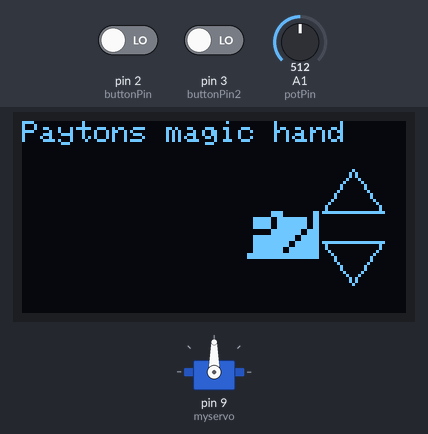
A sketch run on a simulated Arduino Uno, built with avr-gcc and run on an emulated ATmega328P. Shown: servo, 128×64 one-colour display. The inputs (shaded band) are chosen by the test bench; at power-on: A1 (potPin) = 512, pin 2 (buttonPin) LOW, pin 3 (buttonPin2) LOW. At 7.0 s the program stops and its outputs stay as they are.

Above: at 2.3 s.
2.4 s: A1 (potPin) set to 529
3.9 s: A1 (potPin) set to 554
At 5.1 s:
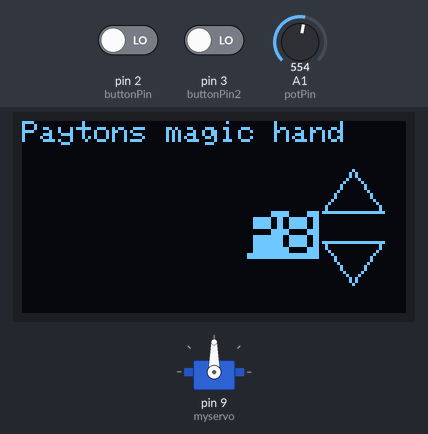
5.4 s: A1 (potPin) set to 716
At 5.8 s:
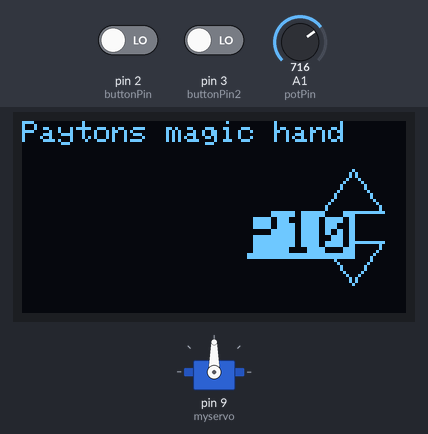
6.9 s: pin 2 (buttonPin) driven HIGH and pin 3 (buttonPin2) driven HIGH
At 7.2 s:
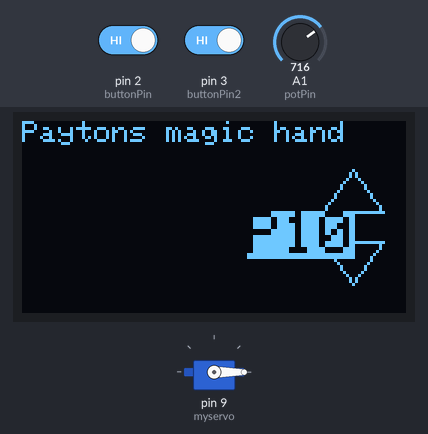
Timing chart, 0 to 8.5 s (numbered marks = the images above; inputs shaded):
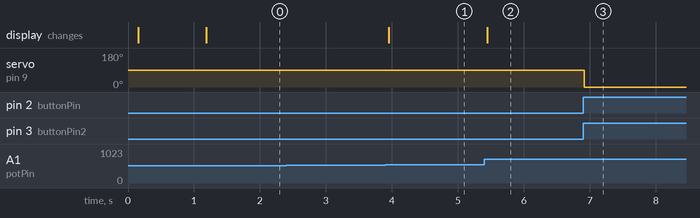

The sketch:

FinalCode.ino
```cpp
#include <Wire.h>
#include <Adafruit_GFX.h>
#include <Adafruit_SSD1306.h>

#define SCREEN_WIDTH 128 // OLED display width, in pixels
#define SCREEN_HEIGHT 64 // OLED display height, in pixels

// Declaration for an SSD1306 display connected to I2C (SDA, SCL pins)
Adafruit_SSD1306 display(SCREEN_WIDTH, SCREEN_HEIGHT, &Wire, -1);

#include <Servo.h>

Servo myservo;  // create servo object to control a servo

int pos = 0;    // variable to store the servo position

const int buttonPin = 2;   // variable for upbutton position
const int buttonPin2 = 3;  // variable for down button position
int potPin = 1;            // variable for potentiometer read pin
int buttonState = 0;       // initial upbutton state
int buttonState2 = 0;     // initial downbutton state

int val = 0;               // potentiometer value rn 1 to 15
int del = 1;               //delay for button

int PBRes = 10000;         //value for positive resistor in voltage divider
int NBRes = 10000;         //value for negative resistor in voltage divider
int batterylevel = 0;      // battery level value from 0 to 100
int rescalc = 0;           // variable depending of resistor values

int loopcounter;            //counts how many times it has gone thought the loop

void setup() {
  myservo.attach(9);  // attaches the servo on pin 9 to the servo object
  pinMode(buttonPin, INPUT);
  pinMode(buttonPin2, INPUT);

  Serial.begin(115200);

  if(!display.begin(SSD1306_SWITCHCAPVCC, 0x3C)) { // Address 0x3D for 128x64
    Serial.println(F("SSD1306 allocation failed"));
    for(;;);
  }

  delay(100);

  display.clearDisplay();
  display.setTextSize(3);
  display.setTextColor(WHITE);
  display.setCursor(20, 16);
  // Display static text
  display.println("Hello"); //Write custom text here
  display.setCursor(12, 40);
  display.println("Payton");
  display.display();
  delay(1000);
  display.clearDisplay();

  rescalc = PBRes/(PBRes+NBRes);        //variable calculation for voltage divider where PBRes is the first resistor and NBRes is the second one
}

void up(int del){
   while(buttonState2 == HIGH) {
    if (pos > 180){pos = 180;}
      if (pos < 0){pos = 0;}
    // in steps of 1 degree
        pos = pos + val;
        myservo.write(pos);              // tell servo to go to position in variable 'pos'
        display.fillTriangle(100, 40, 120, 40, 110, 54, WHITE);    //Shows pressed button on screen
        delay(del);                      // waits del ms for the servo to reach the position
        }
     }

void down(int del){
   while(buttonState == HIGH) {
    if (pos > 180){pos = 180;}
      if (pos < 0){pos = 0;}
    // in steps of 1 degree
        pos = pos - val;
        myservo.write(pos);              // tell servo to go to position in variable 'pos'
        display.fillTriangle(100, 40, 120, 40, 110, 54, WHITE);    //Shows pressed button on screen
        delay(del);                      // waits del ms for the servo to reach the position
        }
     }

void screenstuff(){

  display.drawTriangle(100, 40, 120, 40, 110, 54, WHITE);
  display.drawTriangle(100, 30, 120, 30, 110, 16, WHITE);

  display.setTextSize(1);//text size
  display.setTextColor(WHITE);//text color
  display.setCursor(0,0);
  display.println("Paytons magic hand");//display out text 1st line
  display.setTextColor(BLACK, WHITE);
  display.println();

  display.setTextSize(2);//text size
  display.setCursor(75, 30);
  display.print("P");
  display.print(val);
  display.display();
  display.clearDisplay();

  }

void batteryscreen(){

  int sensorValue = analogRead(A0); // Convert the analog reading (which goes from 0 - 1023) to a voltage (0 - 5V):
  float voltage = sensorValue * (5.0 / 1023.0); // print out the value you read:
  display.println(voltage);
  batterylevel = map(voltage, 6, 8, 0, 90);
  batterylevel = ((voltage * rescalc)-6)*100;
  display.fillRect(0,30,batterylevel, 20, WHITE);

  display.setTextSize(1);
  display.setTextColor(WHITE);//text color
  display.println();
  display.setTextSize(2);//text size
  display.drawRect(0,30,60, 20, WHITE);
  display.fillRect(60,34,4, 12, WHITE);

  }


void loop() {
   val = analogRead(potPin); // reads potentiometer value if it was 5V from 0 to 1023
   val = map(val, 0, 1023, 0, 15); // makes the value from 0 to 1023
   buttonState = digitalRead(buttonPin); //sets initial first button value
   buttonState2 = digitalRead(buttonPin2); // sets initial second button value
   loopcounter = loopcounter + 1; //every time loop runs it ads 1

  del = 1.83 * val;   //calculates needed delay based on potentiometer value and speed of servo

  //if button is pressed button function loop runs
  if (buttonState2 == HIGH) {
    down(del);
  }

   if (buttonState == HIGH) {
    up(del);
  }

  //updates screen values
  screenstuff();

  //updates battery values every 1000 loops
  if (loopcounter == 1000){
    batteryscreen();
    loopcounter = 0;
    }
}
```

Measured:
- the behaviour switches between 545 and 546 on A1 (potPin) (found by bisection; images 0 and 1)
- after the input at 2.4 s, every drawn part: stays the same
- after the input at 3.9 s, the display: changes after 0.06 s (image 1)
- after the input at 5.4 s, the display: changes at once (image 2)
- after the input at 6.9 s, servo on pin 9 (myservo): 90° → 0° at once
